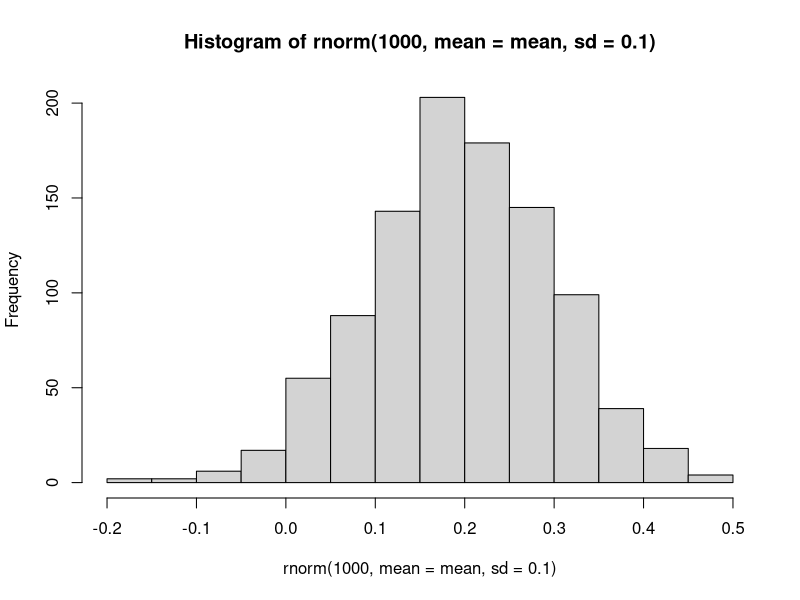
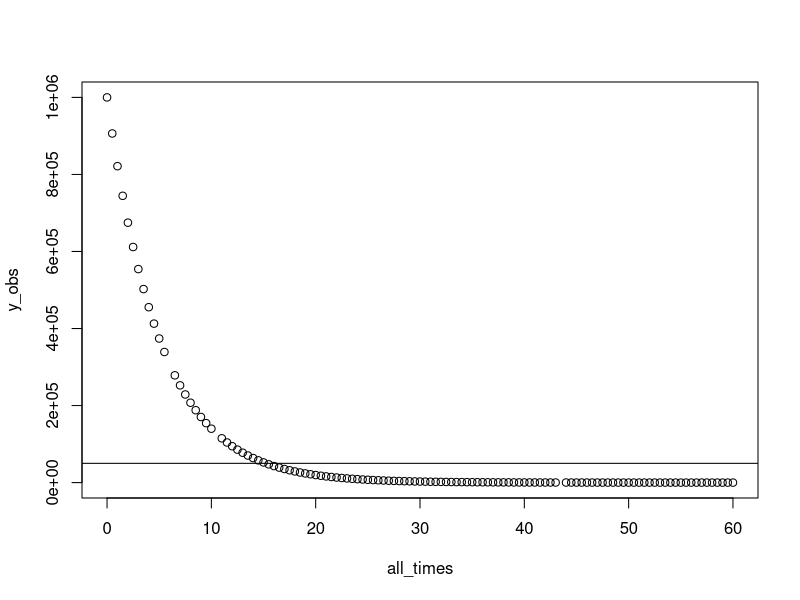
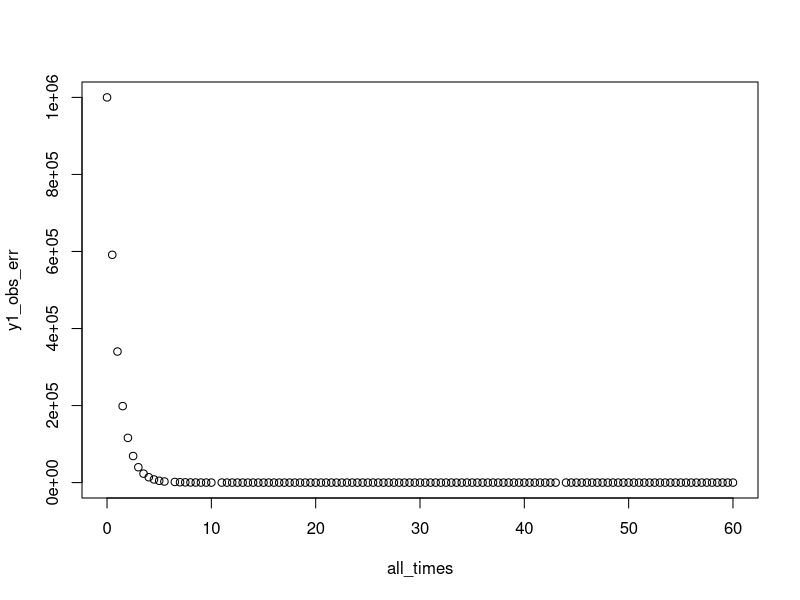
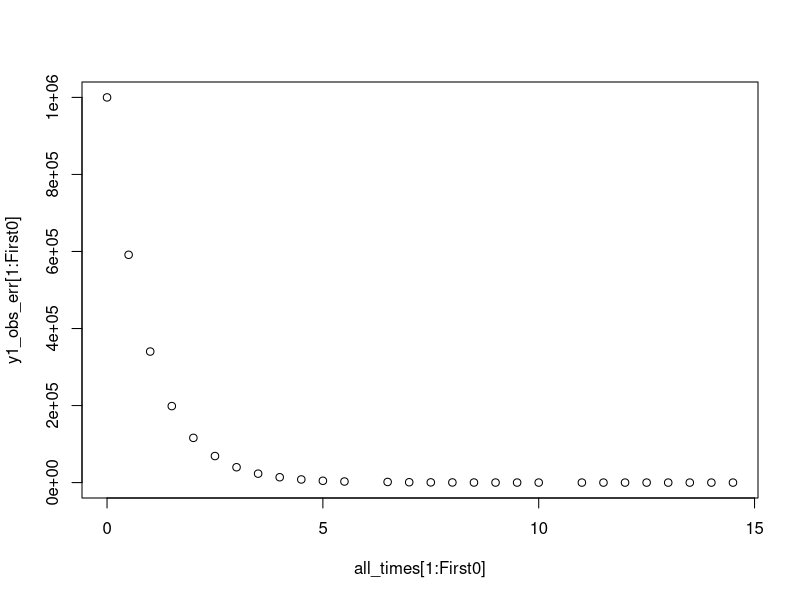
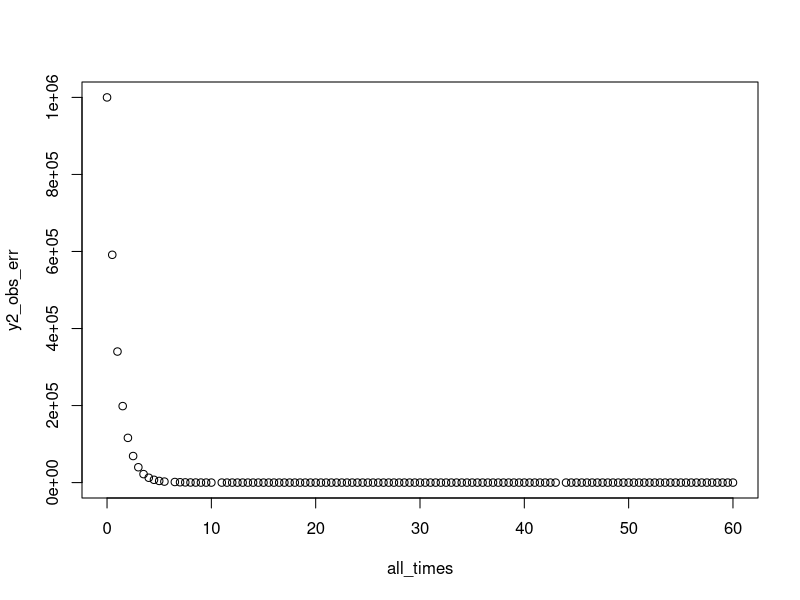
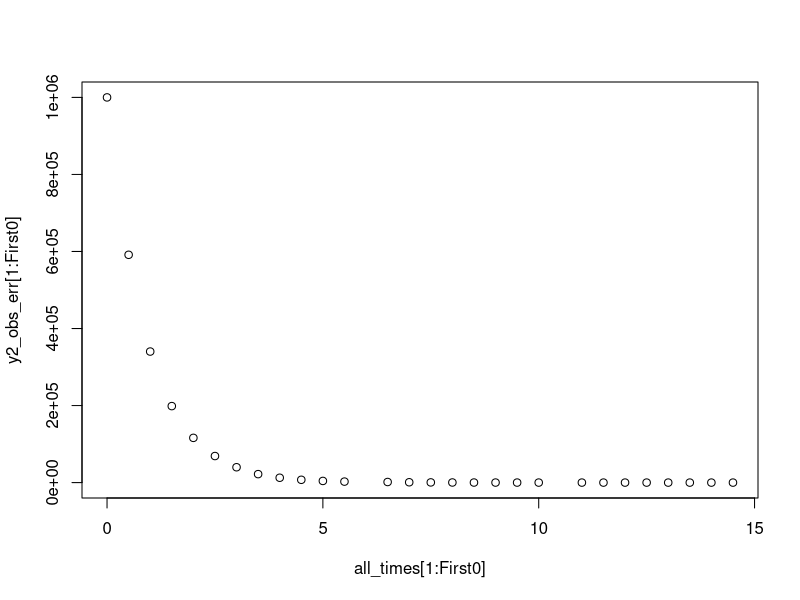
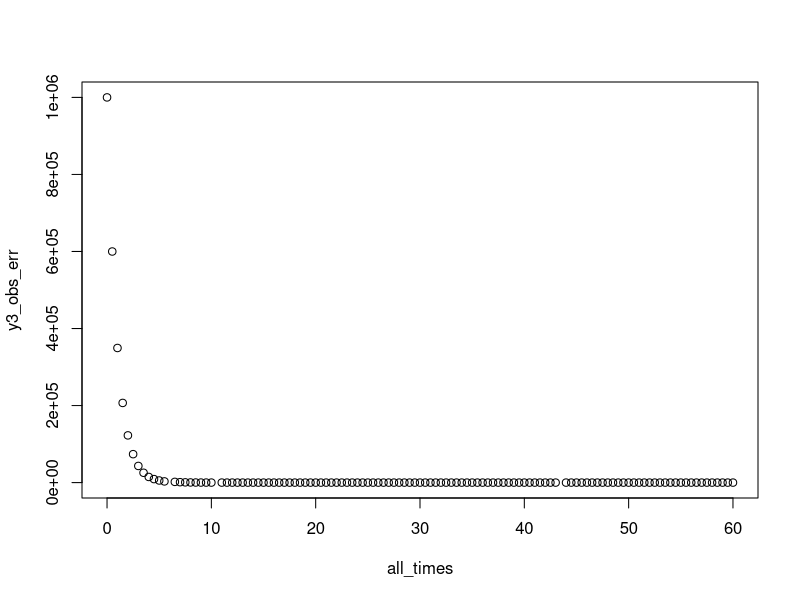
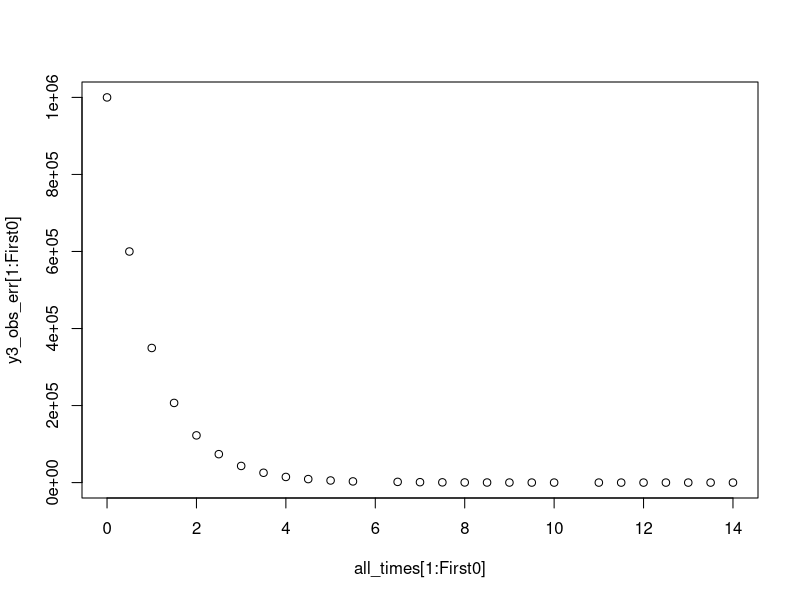

Write R code to recreate these figures, in order. (Note: this script raises an error after producing the figures.)
#### [INSERT A DOC STRING HERE] ####

library(tidyverse)

#### Getting constant degradation rates for each of 9 barrels ####
# Required objects
min <- 0.05; max <- 0.34; mean <- (min + max)/2; print(mean)
num_barrels <- 9
# Taking a look at distribution
hist(rnorm(1000, mean = mean, sd = 0.1))
# Sampling 9 decay rates
r_vec <- c()
set.seed(123)
for (i in 1:num_barrels) {
  r_vec[i] <- round(rnorm(1, mean = mean, sd = 0.01), digits = 2)
  while(r_vec[i] < min | r_vec[i] > max)
  {r_vec[i] <- round(rnorm(1, mean = mean, sd = 0.01), digits = 2)}
}; print(r_vec); print(mean(r_vec))

#### Setting up sampling regimes for each of 9 barrels ####
all_times <- seq(0 + 12/24, 60, 12/24); num_samples <- floor(length(all_times)/num_barrels) # Full time series (in days) divided by number of barrels; we can change this to make it more realistic; used floor() instead of round() to always round down
# all_times <- seq(1, 60, 1); num_samples <- floor(length(all_times)/num_barrels) # DAYS
ts <- matrix(nrow = num_samples + 1, ncol = num_barrels) # Matrix of sampling regimes wherein each column contains the sampling regime for a different barrel
ts[1, ] <- rep(0, ncol(ts))
set.seed(123)
for (i in 1:num_barrels){
  t <- sort(sample(all_times, num_samples, replace = FALSE))
  ts[2:nrow(ts), i] <- t
  all_times <- all_times[!all_times %in% t]
}; colnames(ts) <- c("t1", "t2", "t3", "t4", "t5", "t6", "t7", "t8", "t9")
t1 <- ts[ ,1]; t2 <- ts[ ,2]; t3 <- ts[ ,3]; t4 <- ts[ ,4]; t5 <- ts[ ,5]; t6 <- ts[ ,6]; t7 <- ts[ ,7]; t8 <- ts[ ,8]; t9 <- ts[ ,9] # Come up with an automated way of doing this
all_times <- sort(c(0, ts[2:nrow(ts), ]))

#### Observation without error ####
y0_obs <- 1e6
y_obs <- y0_obs*exp(-all_times*mean(r_vec))
plot(x = all_times, y = y_obs)
abline(h = y0_obs*0.05)

#### Setting up barrel volumes to implement sampling error ####
samp_vol <- 5; barrel_vol <- 100 # Under these conditions, you can sample each barrel a maximum of 40 times
vol <- c(barrel_vol)
for (i in 2:length(t1 + 1)){
  vol[i] <- vol[i - 1] - samp_vol
}; vol <- vol[2:length(vol)]

#### Sampling initial abundance ####
set.seed(123); y_init <- 1e6
y_samp_init <- y_select <- rbinom(1, y_init, samp_vol/(vol[1] + samp_vol))
y_samp_init <- c(0.0, y_samp_init)

#### Generating data ####
## Barrel 1
# Set seed because reproducibility
set.seed(123)
# Setting up initial abundance, and empty vector to fill with observations
t_elap <- 0.5 # Units are in hours so 10 day * 24hrs, for example; CHANGE ALL_TIMES
y_prev <- 1e6; y1_obs_err <- c(); y1_obs_err[1] <- y_prev; y1_samp <- c(); j <- 2
# Loop to generate data with (1) process error, (2) environmental stochasticity, and (3) sampling error
for (i in 2:length(all_times)){
  y_d <- rbinom(1, y_prev, t_elap*exp(-1*r_vec[1]*exp(-rnorm(1, 0, 0.1)))) # Determine eDNAs that "die" via exponential distribution (process error) and environmental stochasticity
  if (all_times[i] %in% t1){
    y_select <- rbinom(1, y_prev - y_d, samp_vol/vol[j - 1]) # Sample eDNAs from remaining with sampling error via sampled volume vs total remaining volume
    y1_samp[j - 1] <- y_select; j <- j + 1 # Add sampled eDNAs to observation vector
    y_next <- y_prev - y_d - y_select # eDNAs in barrel at next time step is equal to those available at previous time step, minus those that died, and those that were selected
    y_prev <- y_next # Re-assigning y_prev for next iteration
    y1_obs_err[i] <- y_prev
  } else {
    y_next <- y_prev - y_d
    y_prev <- y_next
    y1_obs_err[i] <- y_prev
  }
}; plot(all_times, y1_obs_err)
First0 <- which(y1_obs_err == 0)[1]
plot(x = all_times[1:First0], y = y1_obs_err[1:First0])
y1_samp <- cbind(t1[2:length(t1)], y1_samp)

## Barrel 2
set.seed(123)
t_elap <- 0.5 
y_prev <- 1e6; y2_obs_err <- c(); y2_obs_err[1] <- y_prev; y2_samp <- c(); j <- 2
for (i in 2:length(all_times)){
  y_d <- rbinom(1, y_prev, t_elap*exp(-1*r_vec[2]*exp(-rnorm(1, 0, 0.1)))) 
  if (all_times[i] %in% t2){
    y_select <- rbinom(1, y_prev - y_d, samp_vol/vol[j - 1]) 
    y2_samp[j - 1] <- y_select; j <- j + 1 
    y_next <- y_prev - y_d - y_select 
    y_prev <- y_next 
    y2_obs_err[i] <- y_prev
  } else {
    y_next <- y_prev - y_d
    y_prev <- y_next
    y2_obs_err[i] <- y_prev
  }
}; plot(all_times, y2_obs_err)
First0 <- which(y2_obs_err == 0)[1]
plot(x = all_times[1:First0], y = y2_obs_err[1:First0])
y2_samp <- cbind(t2[2:length(t2)], y2_samp)

## Barrel 3
set.seed(123)
t_elap <- 0.5 
y_prev <- 1e6; y3_obs_err <- c(); y3_obs_err[1] <- y_prev; y3_samp <- c(); j <- 2
for (i in 2:length(all_times)){
  y_d <- rbinom(1, y_prev, t_elap*exp(-1*r_vec[3]*exp(-rnorm(1, 0, 0.1)))) 
  if (all_times[i] %in% t3){
    y_select <- rbinom(1, y_prev - y_d, samp_vol/vol[j - 1]) 
    y3_samp[j - 1] <- y_select; j <- j + 1 
    y_next <- y_prev - y_d - y_select 
    y_prev <- y_next 
    y3_obs_err[i] <- y_prev
  } else {
    y_next <- y_prev - y_d
    y_prev <- y_next
    y3_obs_err[i] <- y_prev
  }
}; plot(all_times, y3_obs_err)
First0 <- which(y3_obs_err == 0)[1]
plot(x = all_times[1:First0], y = y3_obs_err[1:First0])
y3_samp <- cbind(t3[2:length(t3)], y3_samp)

## Barrel 4
set.seed(123)
t_elap <- 0.5 
y_prev <- 1e6; y4_obs_err <- c(); y4_obs_err[1] <- y_prev; y4_samp <- c(); j <- 2
for (i in 2:length(all_times)){
  y_d <- rbinom(1, y_prev, t_elap*exp(-1*r_vec[4]*exp(-rnorm(1, 0, 0.1)))) 
  if (all_times[i] %in% t4){
    y_select <- rbinom(1, y_prev - y_d, samp_vol/vol[j - 1]) 
    y4_samp[j - 1] <- y_select; j <- j + 1 
    y_next <- y_prev - y_d - y_select 
    y_prev <- y_next 
    y4_obs_err[i] <- y_prev
  } else {
    y_next <- y_prev - y_d
    y_prev <- y_next
    y4_obs_err[i] <- y_prev
  }
}; plot(all_times, y4_obs_err)
First0 <- which(y4_obs_err == 0)[1]
plot(x = all_times[1:First0], y = y4_obs_err[1:First0])
y4_samp <- cbind(t4[2:length(t4)], y4_samp)

## Barrel 5
set.seed(123)
t_elap <- 0.5 
y_prev <- 1e6; y5_obs_err <- c(); y5_obs_err[1] <- y_prev; y5_samp <- c(); j <- 2
for (i in 2:length(all_times)){
  y_d <- rbinom(1, y_prev, t_elap*exp(-1*r_vec[5]*exp(-rnorm(1, 0, 0.1)))) 
  if (all_times[i] %in% t5){
    y_select <- rbinom(1, y_prev - y_d, samp_vol/vol[j - 1]) 
    y5_samp[j - 1] <- y_select; j <- j + 1 
    y_next <- y_prev - y_d - y_select 
    y_prev <- y_next 
    y5_obs_err[i] <- y_prev
  } else {
    y_next <- y_prev - y_d
    y_prev <- y_next
    y5_obs_err[i] <- y_prev
  }
}; plot(all_times, y5_obs_err)
First0 <- which(y5_obs_err == 0)[1]
plot(x = all_times[1:First0], y = y5_obs_err[1:First0])
y5_samp <- cbind(t5[2:length(t5)], y5_samp)

## Barrel 6
set.seed(123)
t_elap <- 0.5 
y_prev <- 1e6; y6_obs_err <- c(); y6_obs_err[1] <- y_prev; y6_samp <- c(); j <- 2
for (i in 2:length(all_times)){
  y_d <- rbinom(1, y_prev, t_elap*exp(-1*r_vec[6]*exp(-rnorm(1, 0, 0.1)))) 
  if (all_times[i] %in% t6){
    y_select <- rbinom(1, y_prev - y_d, samp_vol/vol[j - 1]) 
    y6_samp[j - 1] <- y_select; j <- j + 1 
    y_next <- y_prev - y_d - y_select 
    y_prev <- y_next 
    y6_obs_err[i] <- y_prev
  } else {
    y_next <- y_prev - y_d
    y_prev <- y_next
    y6_obs_err[i] <- y_prev
  }
}; plot(all_times, y6_obs_err)
First0 <- which(y6_obs_err == 0)[1]
plot(x = all_times[1:First0], y = y6_obs_err[1:First0])
y6_samp <- cbind(t6[2:length(t6)], y6_samp)

## Barrel 7
set.seed(123)
t_elap <- 0.5 
y_prev <- 1e6; y7_obs_err <- c(); y7_obs_err[1] <- y_prev; y7_samp <- c(); j <- 2
for (i in 2:length(all_times)){
  y_d <- rbinom(1, y_prev, t_elap*exp(-1*r_vec[7]*exp(-rnorm(1, 0, 0.1)))) 
  if (all_times[i] %in% t7){
    y_select <- rbinom(1, y_prev - y_d, samp_vol/vol[j - 1]) 
    y7_samp[j - 1] <- y_select; j <- j + 1 
    y_next <- y_prev - y_d - y_select 
    y_prev <- y_next 
    y7_obs_err[i] <- y_prev
  } else {
    y_next <- y_prev - y_d
    y_prev <- y_next
    y7_obs_err[i] <- y_prev
  }
}; plot(all_times, y7_obs_err)
First0 <- which(y7_obs_err == 0)[1]
plot(x = all_times[1:First0], y = y7_obs_err[1:First0])
y7_samp <- cbind(t7[2:length(t7)], y7_samp)

## Barrel 8
set.seed(123)
t_elap <- 0.5 
y_prev <- 1e6; y8_obs_err <- c(); y8_obs_err[1] <- y_prev; y8_samp <- c(); j <- 2
for (i in 2:length(all_times)){
  y_d <- rbinom(1, y_prev, t_elap*exp(-1*r_vec[8]*exp(-rnorm(1, 0, 0.1)))) 
  if (all_times[i] %in% t8){
    y_select <- rbinom(1, y_prev - y_d, samp_vol/vol[j - 1]) 
    y8_samp[j - 1] <- y_select; j <- j + 1 
    y_next <- y_prev - y_d - y_select 
    y_prev <- y_next 
    y8_obs_err[i] <- y_prev
  } else {
    y_next <- y_prev - y_d
    y_prev <- y_next
    y8_obs_err[i] <- y_prev
  }
}; plot(all_times, y8_obs_err)
First0 <- which(y8_obs_err == 0)[1]
plot(x = all_times[1:First0], y = y8_obs_err[1:First0])
y8_samp <- cbind(t8[2:length(t8)], y8_samp)

## Barrel 9
set.seed(123)
t_elap <- 0.5 
y_prev <- 1e6; y9_obs_err <- c(); y9_obs_err[1] <- y_prev; y9_samp <- c(); j <- 2
for (i in 2:length(all_times)){
  y_d <- rbinom(1, y_prev, t_elap*exp(-1*r_vec[9]*exp(-rnorm(1, 0, 0.1)))) 
  if (all_times[i] %in% t9){
    y_select <- rbinom(1, y_prev - y_d, samp_vol/vol[j - 1]) 
    y9_samp[j - 1] <- y_select; j <- j + 1 
    y_next <- y_prev - y_d - y_select 
    y_prev <- y_next 
    y9_obs_err[i] <- y_prev
  } else {
    y_next <- y_prev - y_d
    y_prev <- y_next
    y9_obs_err[i] <- y_prev
  }
}; plot(all_times, y9_obs_err)
First0 <- which(y9_obs_err == 0)[1]
plot(x = all_times[1:First0], y = y9_obs_err[1:First0])
y9_samp <- cbind(t9[2:length(t9)], y9_samp)

full_ts <- rbind(y_samp_init, y1_samp, y2_samp, y3_samp, y4_samp, y5_samp, y6_samp, y7_samp, y8_samp, y9_samp)
full_ts <- as.data.frame(full_ts); colnames(full_ts) <- c("t", "y_samp")
# Ordering generated data by sampling time
full_ts_ordered <- full_ts[with(full_ts, order(t)), ]
# Plotting generated data
plot(full_ts_ordered$t, full_ts_ordered$y_samp)

#### Fitting generated data to exponential model ####
## Organizing data
dlist <- list(
  n_times = length(full_ts_ordered$t) - 1, # Number of time steps
  y0_obs = full_ts_ordered$y_samp[1], # Observed initial state
  y = full_ts_ordered$y_samp[-1], # Observed data
  t0 = 0, # Initial time step
  ts = full_ts_ordered$t[-1] # Time steps
)











#### ... TO DO! ####

#### Estimated abundances ####
y0_est <- as.numeric(y0_est); r_est <- as.numeric(r_est)
y_est <- y0_est*exp(-all_times*r_est)
plot(y_est)

#### Plotting (1) observations without error, (2) generated data, and (3) estimated data for comparison ####
plot(all_times[1:20], y_obs[1:20], type = "l", xlab = "Day", ylab = "eDNA Concentration")
points(all_times[1:20], y_obs_err[1:20], col = "cornflowerblue", pch = 16)
points(all_times[1:20], y_est[1:20], col = "firebrick2", pch = 18)
legend("topright", legend=c("Deterministic data", "Observed data", "Estimated data"),
       col=c("black", "cornflowerblue", "firebrick2"), lty = c(1, NA, NA), pch = c(NA, 16, 18), cex = 0.8)














# Initially, sample every barrel, every hour, until they're empty





